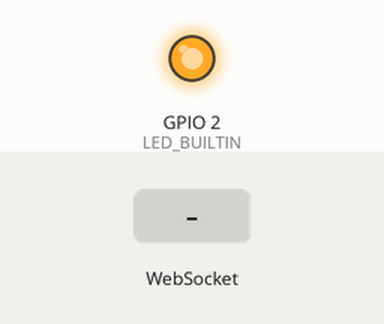
Simulated run of this sketch. Board: ESP8266 (NodeMCU). Parts: output pins drawn as LEDs (lit = HIGH, except the on-board LED, lit = LOW). Inputs (shaded band) come from the test bench. WiFi joins after 1.5 s; servers stay silent unless stated; what the sketch prints to the serial monitor is not drawn.

Above: at 2.7 s.
2.8 s: WebSocket text "0" received
At 3.6 s:
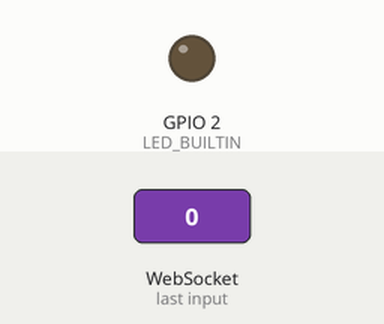
4.3 s: WebSocket text "1" received
At 4.8 s:
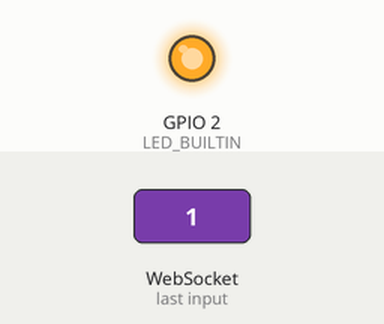
5.8 s: WebSocket text "2" received
At 7.1 s:
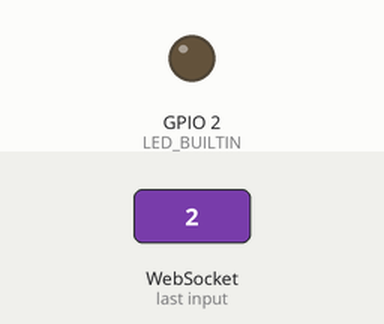
Timing chart, 0 to 8.8 s (numbered marks = the images above; inputs shaded):
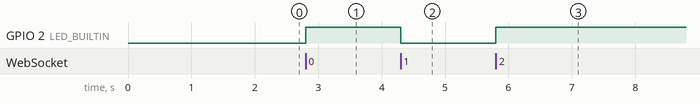

Measured:
- after the input at 2.8 s, GPIO 2 (LED_BUILTIN): LOW → HIGH at once
- after the input at 4.3 s, GPIO 2 (LED_BUILTIN): HIGH → LOW at once
- after the input at 5.8 s, GPIO 2 (LED_BUILTIN): LOW → HIGH at once

The sketch:

Client_websockets.ino
```cpp
    #include <ESP8266WiFi.h>
    #include <WebSocketsClient.h>

    WebSocketsClient webSocket;

    char* ssid = "SSID";
    char* password = "PASSWORD";


    void setup()
    {
      Serial.begin(115200);
      pinMode(LED_BUILTIN,OUTPUT);
      WiFi.begin(ssid,password);

      while(WiFi.status()!=WL_CONNECTED)
      {
        Serial.print(".");
        delay(500);
      }
      Serial.println("");
      Serial.print("IP Address: ");
      Serial.println(WiFi.localIP());

      webSocket.begin("192.168.4.1", 81, "/");
      webSocket.onEvent(webSocketEvent);
      // try ever 5000 again if connection has failed
      webSocket.setReconnectInterval(5000);
    }

    void loop()
    {
      webSocket.loop();
      if(Serial.available() > 0){
       // char c[] = {(char)Serial.read()};
        String mydata= Serial.readStringUntil('\n');
        webSocket.sendTXT(mydata);
      }
    }

    void webSocketEvent(WStype_t type, uint8_t * payload, size_t length){
      if(type == WStype_TEXT){
        // processs any returned data

        String str=(char*)payload;

        Serial.println(str);
        if(str == "1")digitalWrite(LED_BUILTIN,LOW);
        else digitalWrite(LED_BUILTIN,HIGH);

        webSocket.sendTXT("{\"from Client\":\"OK\"}");
      }

    }
```
